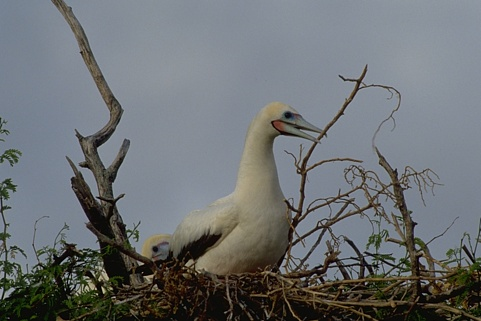
%> input picture Matlab/CVI/CW5/im1.jpg, 481 x 321 px
$ octave --eval "result = segment_image(imread('im1.jpg'));"   (GNU Octave 9; MATLAB toolbox functions it lacks are replaced by stand-ins)
%> lines starting %> are read from the running program, lines starting %| are printed output that depends on the picture; in (x1, y1, x2, y2) boxes, pixels count from 0 and x2, y2 are one past the last pixel; in counts of white or black regions, pixels touching at a corner belong together; the program's own positions count from 1
function [seg]=segment_image(I)

Ig = rgb2gray(I);
Ig = conv_gaus(Ig,3);
Ig = intensity_gradients(Ig);

% Ig = conv_gaus(Ig,4);
Ig = Ig .* 1.5;
Line 9


[~,threshold] = edge(Ig,'Canny');
threshold = (threshold(2)-threshold(1))*1.5;
% Ig = Ig>threshold;
% Ig = non_max_supp(Ig);

Iedges = imbinarize(Ig,threshold);
Ier = imdilate(Iedges, strel("disk",3,8));

Iskel = bwmorph(Iedges, 'skel', inf);
bounds = bwboundaries(Iskel);
[Inew,~] = reduce_noise(Iskel,bounds,20);

figure(1)
imshow(~Ig)

figure(2)
imshow(I)

figure(3)
imshow(Iedges)

figure(4)
imshow(Iskel)

figure(5)
imshow(Inew)

seg = Inew;
end


function [im, bounds] = reduce_noise(I,boundary,si)

bounds = cell(size(boundary,1),1);

for i=1:size(boundary)
    if size(boundary{i},1) > si
        bounds{i} = boundary{i};
    end
end

im = zeros(size(I));
for i=1:size(bounds)
    if size(bounds{i},1) ~= 0
        b= bounds{i};
        for n=1:size(b)
            x = b(n,1);
            y = b(n,2);
            im(x,y) = 1;
        end
    end

end
end


function Ibdiff = intensity_gradients(Id)
Ibdiffv=Id(1:size(Id)-1,:)-Id(2:size(Id),:);
Ibdiffh=Id(:,1:size(Id,2)-1)-Id(:,2:size(Id,2));
Ibdiff=sqrt(Ibdiffh(1:size(Id)-1,:).^2+Ibdiffv(:,1:size(Id,2)-1).^2);
end


function Ibox = conv_gaus(I,n)
box3 = ones(n,n)./(n^2);
Ibox=conv2(I,box3,'same');
end

function Im = non_max_supp(I)
Im = zeros(size(I));

for m=1:size(I)
    for n=1:size(I,2)-1
        if I(m,n+1) > I(m,n)
           Im(m,n) = 0;
        else
            Im(m,n) = 1;
        end
    end
end
end
%> in intensity_gradients, `Ibdiffv=Id(1:size(Id)-1,:)-Id(2:size(Id),:);`:
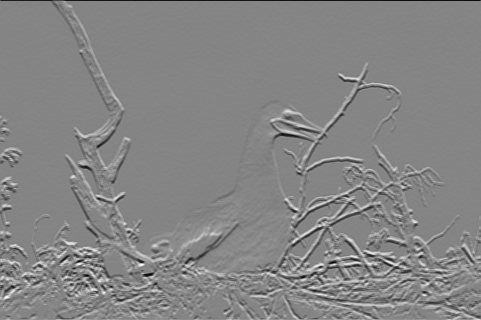
%> Ibdiffv: size 320x481 double; min -54.67, max 50.56, mean 0.2; drawn with min black and max white
%> in intensity_gradients, `Ibdiffh=Id(:,1:size(Id,2)-1)-Id(:,2:size(Id,2));`:
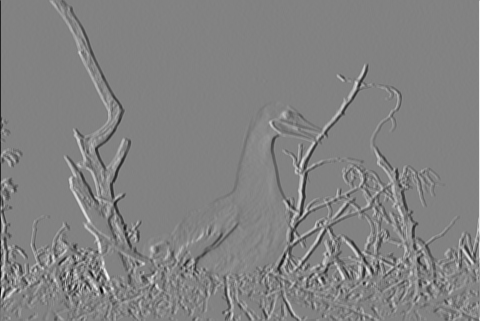
%> Ibdiffh: size 321x480 double; min -58.89, max 56.33, mean 0; drawn with min black and max white
%> in intensity_gradients, `Ibdiff=sqrt(Ibdiffh(1:size(Id)-1,:).^2+Ibdiffv(:,1:size(Id,2)-1).^2);`:
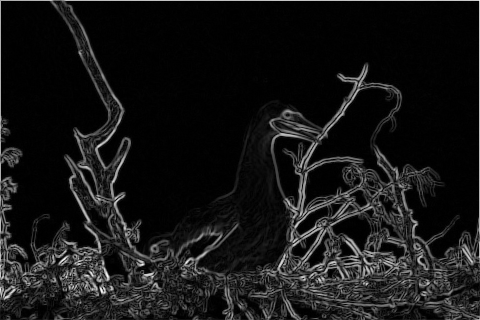
%> Ibdiff: size 320x480 double; min 0, max 62.04, mean 5.5; drawn with min black and max white
%> in segment_image, `[~,threshold] = edge(Ig,'Canny');`: threshold = [0.0758 0.189]
%> in segment_image, `threshold = (threshold(2)-threshold(1))*1.5;`: threshold = 0.171
%> in segment_image, `Iedges = imbinarize(Ig,threshold);`:
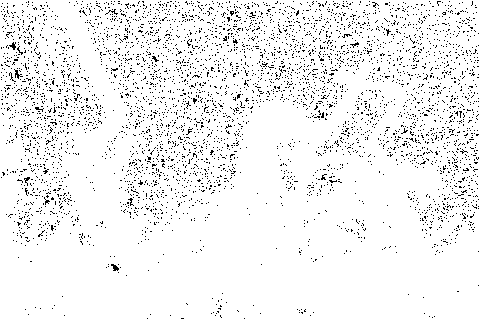
%> Iedges: size 320x480 logical; 94.3% white; black in thin lines or dots
%> in segment_image, `Ier = imdilate(Iedges, strel("disk",3,8));`: Ier: size 320x480 logical; every value is 1
%> in segment_image, `Iskel = bwmorph(Iedges, 'skel', inf);`:
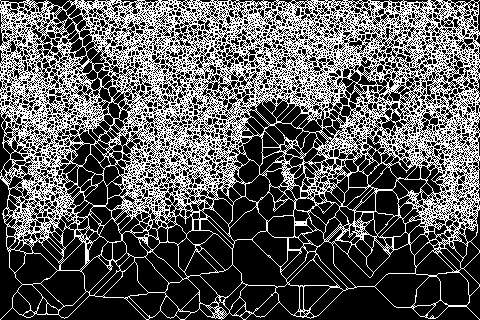
%> Iskel: size 320x480 logical; 35.7% white in thin lines or dots
%> in segment_image, `bounds = bwboundaries(Iskel);`: bounds = 12434 boundaries
%> in reduce_noise, `bounds = cell(size(boundary,1),1);`: bounds = 12434 items
%> after the loop in reduce_noise, `for i=1:size(bounds)`:
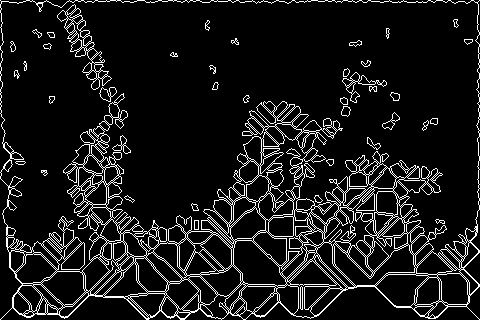
%> im: size 320x480 double; values 0 (black) and 1 (white), 9.7% white in thin lines or dots
%> after the loop in reduce_noise, `for i=1:size(bounds)`: b = 43 rows, first 12: [231 466; 230 467; 229 467; 229 468; 230 469; 230 470; 231 471; 232 472; 232 473; 232 474; 231 475; 230 476]; x = 231; y = 466
%> in segment_image, `imshow(~Ig)`:
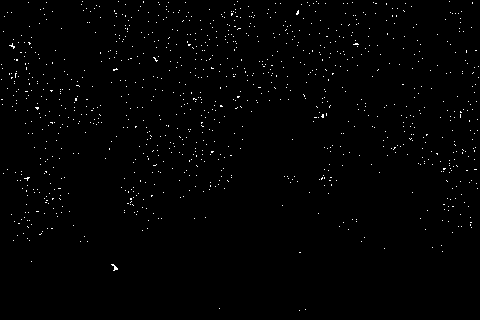
%> displayed picture: size 320x480 logical; 0.88% white in thin lines or dots

$ run again, on Matlab/CVI/CW5/im10.jpg
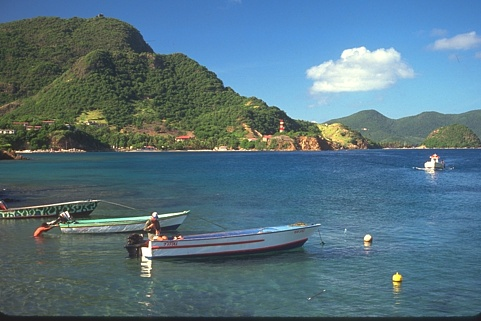
%> input picture Matlab/CVI/CW5/im10.jpg, 481 x 321 px
%> in segment_image, `[~,threshold] = edge(Ig,'Canny');`: threshold = [0.0727 0.182]
%> in segment_image, `threshold = (threshold(2)-threshold(1))*1.5;`: threshold = 0.163
%> in segment_image, `Iedges = imbinarize(Ig,threshold);`:
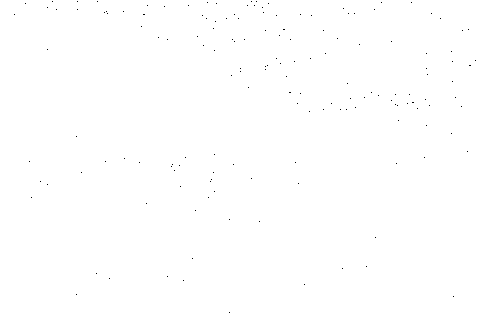
%> Iedges: size 320x480 logical; 99.9% white; black in thin lines or dots
%> Ier: size 320x480 logical; every value is 1
%> Iskel: size 320x480 logical; 5.4% white in thin lines or dots
%> in segment_image, `bounds = bwboundaries(Iskel);`: bounds = 277 boundaries; largest, box (x1, y1, x2, y2) and points: (0, 0, 480, 320) 1597, (335, 189, 427, 278) 255, (38, 82, 135, 159) 244, (348, 137, 438, 215) 237, (206, 199, 301, 266) 223
%> in reduce_noise, `bounds = cell(size(boundary,1),1);`: bounds = 277 items
%> after the loop in reduce_noise, `for i=1:size(bounds)`:
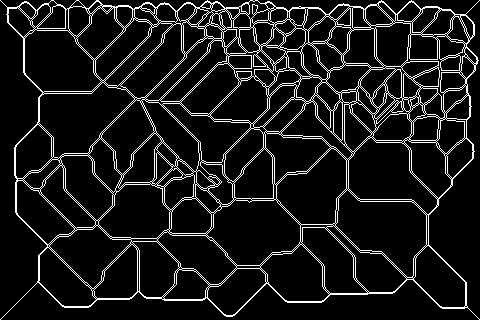
%> im: size 320x480 double; values 0 (black) and 1 (white), 9.5% white in thin lines or dots
%> after the loop in reduce_noise, `for i=1:size(bounds)`: b = 37 rows, first 12: [50 465; 49 466; 48 466; 48 467; 49 468; 50 469; 51 470; 52 471; 53 472; 54 473; 55 474; 56 475]; x = 50; y = 465

$ run again, on Matlab/CVI/CW5/im12.jpg
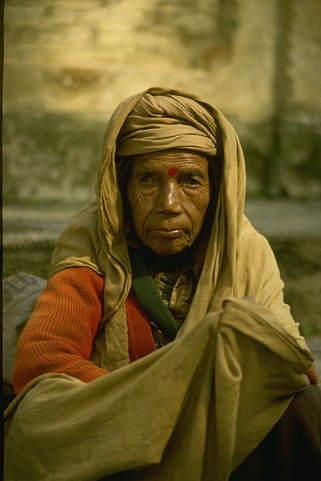
%> input picture Matlab/CVI/CW5/im12.jpg, 321 x 481 px
%> in segment_image, `[~,threshold] = edge(Ig,'Canny');`: threshold = [0.0555 0.139]
%> in segment_image, `threshold = (threshold(2)-threshold(1))*1.5;`: threshold = 0.125
%> in segment_image, `Iedges = imbinarize(Ig,threshold);`:
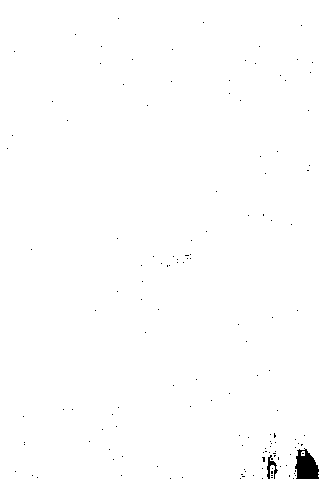
%> Iedges: size 480x320 logical; 99.5% white; 139 black regions (137 under 20 px), largest, box (x1, y1, x2, y2) and area: (295, 448, 319, 479) 522, (267, 455, 278, 479) 107
%> Ier: size 480x320 logical; 99.8% white; 1 black region, box (x1, y1, x2, y2) and area: (298, 455, 317, 477) 309
%> Iskel: size 480x320 logical; 5.1% white in thin lines or dots
%> in segment_image, `bounds = bwboundaries(Iskel);`: bounds = 252 boundaries; largest, box (x1, y1, x2, y2) and points: (0, 0, 320, 480) 1596, (63, 173, 162, 264) 286, (141, 169, 251, 274) 265, (40, 93, 133, 179) 244, (48, 268, 120, 359) 228
%> in reduce_noise, `bounds = cell(size(boundary,1),1);`: bounds = 252 items
%> after the loop in reduce_noise, `for i=1:size(bounds)`:
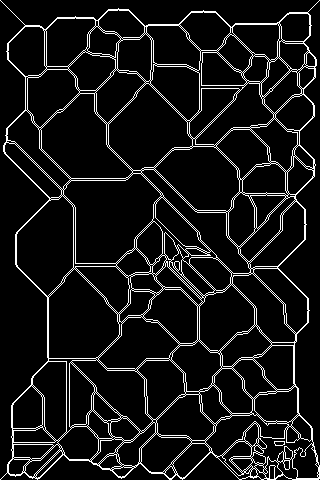
%> im: size 480x320 double; values 0 (black) and 1 (white), 8.5% white in thin lines or dots
%> after the loop in reduce_noise, `for i=1:size(bounds)`: b = 37 rows, first 12: [65 306; 64 307; 63 307; 62 307; 61 307; 60 307; 59 307; 58 307; 57 307; 56 307; 55 307; 54 308]; x = 65; y = 306
